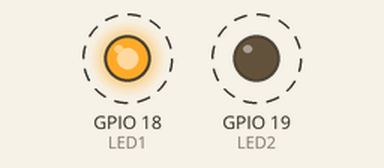
A sketch run on a simulated ESP32. Shown: output pins drawn as LEDs (lit = HIGH). Dashed ring = blinking.

Above: at 0.5 s.
Timing chart, 0 to 4.6 s (numbered marks = the images above):
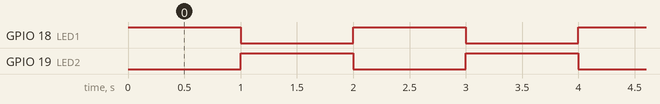

The sketch:

Aula01_Controle_Saidas.ino
```cpp
#define LED1 18
#define LED2 19

void setup(){
  pinMode(18, OUTPUT);
  pinMode(19, OUTPUT);
}

void loop(){
  digitalWrite(LED1, HIGH);
  delay(1000);
  digitalWrite(LED1, LOW);
  digitalWrite(LED2, HIGH);
  delay(1000);
  digitalWrite(LED2, LOW);
}
```

Measured:
- by itself, GPIO 18 (LED1), GPIO 19 (LED2): alternates HIGH for 1.0 s and LOW for 1.0 s
- by itself, everything shown: repeats every 2.0 s, in 3 steps
